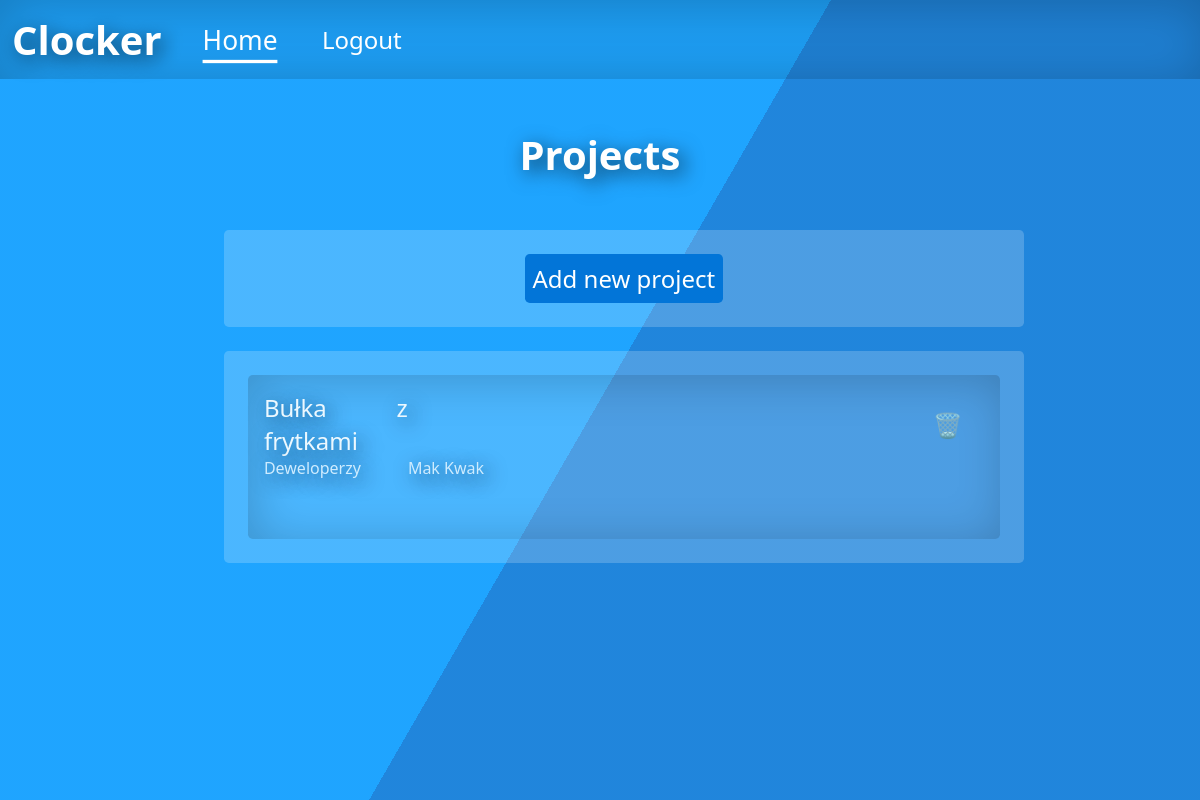
The app's page /index.php?page=manage_projects (signed in), older data.
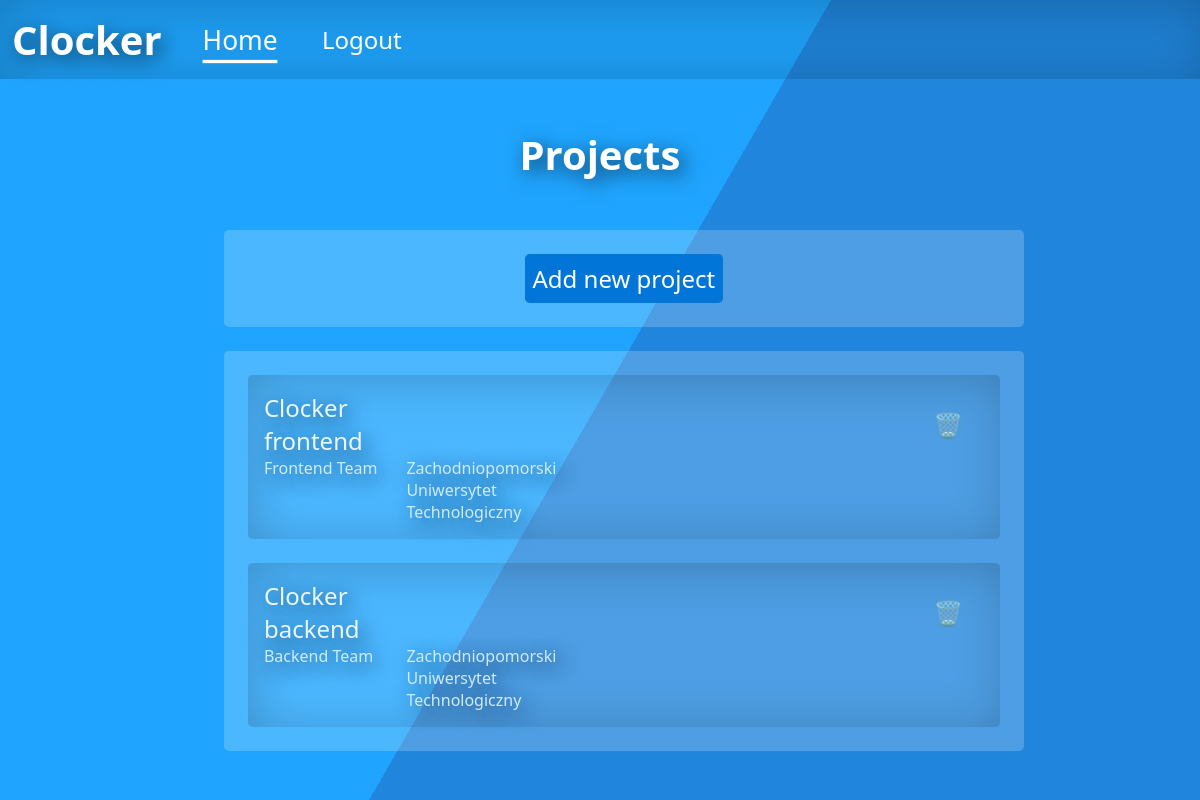
The same page, newer data.
### tables this page shows
CREATE TABLE `project` (
  `id` int(11) NOT NULL,
  `ownerId` int(11) NOT NULL,
  `groupId` int(11) DEFAULT NULL,
  `clientId` int(11) DEFAULT NULL,
  `name` varchar(50) NOT NULL
);

CREATE TABLE `groups` (
  `id` int(11) NOT NULL,
  `ownerId` int(11) NOT NULL,
  `name` varchar(255) NOT NULL
);

CREATE TABLE `client` (
  `id` int(11) NOT NULL,
  `userId` int(11) NOT NULL,
  `name` varchar(50) NOT NULL
);

### controllers/projectController.php (called while the page is built, shortened)
<?php
class projectController
{
    public static function index() {
        $response = new Response();
        $projects = new Projects();
        $projects = $projects->getUserProjects($_SESSION['uid']);
        $response->setBody(projectListView::render($projects));
        return $response;
    }
}

### src/Application.php (called while the page is built, shortened)
<?php
class Application
{
    public function run($path){
        list($controller, $functionName) = Router::resolve($path);
        return $controller::$functionName();
    }
}

### public/index.php (called while the page is built, shortened)
<?php
$path = isset($_GET['page']) ? $_GET['page'] : null;
$app = new Application();
$response = $app->run($path);

### models/Project.php (called while the page is built, shortened)
<?php
class Project
{
    private $id;
    private $groupId;
    private $clientId;
    private $name;
    public function getGroupId()
    {
        return $this->groupId;
    }
    public function setGroupId($groupId)
    {
        $this->groupId = $groupId;
        return $this;
    }
    public function getId()
    {
        return $this->id;
    }
    public function setId($id)
    {
        $this->id = $id;
        return $this;
    }
    public function getClientId()
    {
        return $this->clientId;
    }
    public function setClientId($clientId)
    {
        $this->clientId = $clientId;
        return $this;
    }
    public function getName()
    {
        return $this->name;
    }
    public function setName($name)
    {
        $this->name = $name;
        return $this;
    }
}

### src/Database.php (called while the page is built, shortened)
<?php
abstract class Database
{
    protected function openConnection(){
        $config = include('../config/config.php');
        try {
            $this->connection = new PDO($config['host'], $config['username'], $config['password']);
        }catch (PDOException $e) {
            echo "PDOException was caught: {$e->getMessage()}";
            var_dump($e->getTraceAsString());
        }
    }
}

### models/Projects.php (called while the page is built, shortened)
<?php
class Projects extends Database
{
    public function getUserProjects($userId){
        $projects = [];
        $userGroups = new Groups();
        $userGroups = $userGroups->getUserGroups($userId);
        foreach ($userGroups as $group){
            $tmp = $this->getGroupProjects($group->getId());
            foreach ($tmp as $project){
                $projects[] = $project;
            }
        }
        return $projects;
    }
    public function getGroupProjects($groupId){
        $projects = [];
        $query = "SELECT * FROM project WHERE groupId = :groupId";
        $statement = $this->connection->prepare($query);
        $statement->execute(array('groupId' => $groupId));
        while ($row = $statement->fetch(PDO::FETCH_ASSOC)) {
            $projects[] = $this->projectFromDB($row);
        }
        return $projects;
    }
    public function projectFromDB($row){
        $project = new Project();
        $project
            ->setId($row['id'])
            ->setOwnerId($row['ownerId'])
            ->setGroupId($row['groupId'])
            ->setClientId($row['clientId'])
            ->setName($row['name']);
        return $project;
    }
}

### models/Groups.php (called while the page is built, shortened)
<?php
class Groups extends Database
{
    public function groupFromDB($row){
        $group = new Group();
        $group
            ->setId($row['id'])
            ->setOwnerId($row['ownerId'])
            ->setName($row['name']);
        return $group;
    }
    public function getUserGroups($userId){
        $groups = [];
        $query = "SELECT * FROM usersgroups WHERE userId = :userId";
        $statement = $this->connection->prepare($query);
        $statement->execute(array('userId' => $userId));
        while ($row = $statement->fetch(PDO::FETCH_ASSOC)) {
            $group = $this->getGroupById($row['groupId']);
            $groups[] = $group;
        }
        return $groups;
    }
    public function getGroupById($groupId){
        $query = "SELECT * FROM groups WHERE id = :groupId";
        $statement = $this->connection->prepare($query);
        $statement->execute(array('groupId' => $groupId));
        $row = $statement->fetch(PDO::FETCH_ASSOC);
        $group = $this->groupFromDB($row);
        return $group;
    }
}

### models/Group.php (called while the page is built, shortened)
<?php
class Group
{
    private $id;
    private $name;
    public function getId()
    {
        return $this->id;
    }
    public function setId($id)
    {
        $this->id = $id;
        return $this;
    }
    public function setOwnerId($ownerId)
    {
        return $this;
    }
    public function getName()
    {
        return $this->name;
    }
    public function setName($name)
    {
        $this->name = $name;
        return $this;
    }
}

### models/Clients.php (called while the page is built, shortened)
<?php
class Clients extends Database
{
    public function clientFromDB($row){
        $client = new Client();
        $client
            ->setId($row['id'])
            ->setUserId($row['userId'])
            ->setName($row['name']);
        return $client;
    }
    public function getClientById($clientId){
        $query = "SELECT * FROM client WHERE id = :id";
        $statement = $this->connection->prepare($query);
        $statement->execute(array('id' => $clientId));
        $row = $statement->fetch(PDO::FETCH_ASSOC);
        $client = $this->clientFromDB($row);
        return $client;
    }
}

### models/Client.php (called while the page is built, shortened)
<?php
class Client
{
    private $name;
    public function setUserId($userId)
    {
        return $this;
    }
    public function setId($id)
    {
        return $this;
    }
    public function getName()
    {
        return $this->name;
    }
    public function setName($name)
    {
        $this->name = $name;
        return $this;
    }
}

### views/projectListView.php (the view, shortened to what the changed rows need)
<?php
class projectListView
{
    public static function render($projects = []) {
        echo mainLayout::renderHeader();
        ?>
        <div class="container">
            <div class="row">
                <div class="col-8 col-s-8 offset-2 offset-s-2">
                    <h1 class="title">Projects</h1>
                    <div class="fit-box">
                        <?php
                        foreach ($projects as $project){
                            $projectId = $project->getId();
                            $projectName = $project->getName();
                            $projectClient = $project->getClientId();
                            $client = new Clients();
                            $clientName = $client->getClientById($projectClient)->getName();
                            $groups = new Groups();
                            $group = $groups->getGroupById($project->getGroupId());
                            $groupName = $group->getName();
                            echo "
                                <div class='list-row-project'>
                                    <a href='index.php?page=tasks&project=$projectId'>
                                        <div class='list-row-name'>$projectName</div>
                                    </a>
                                    <div class='list-row-group'>$groupName</div>
                                    <div class='list-row-client'>$clientName</div>
                                    <div class='list-row-delete-reusable'><a href='index.php?page=remove_project&project=$projectId'>🗑️</a></div>
                                </div>
                            ";
                        }
                        ?>
                    </div>
                </div>
            </div>
        </div>
        <?php
        $html = ob_get_clean();
        return $html;
    }
}

Row changes from the older to the newer data that the page shows:
removed project: name "Bułka z frytkami", groupId.name "Deweloperzy", clientId.name "Mak Kwak"
added project: name "Clocker frontend", groupId.name "Frontend Team", clientId.name "Zachodniopomorski Uniwersytet Technologiczny"
added project: name "Clocker backend", groupId.name "Backend Team", clientId.name "Zachodniopomorski Uniwersytet Technologiczny"
